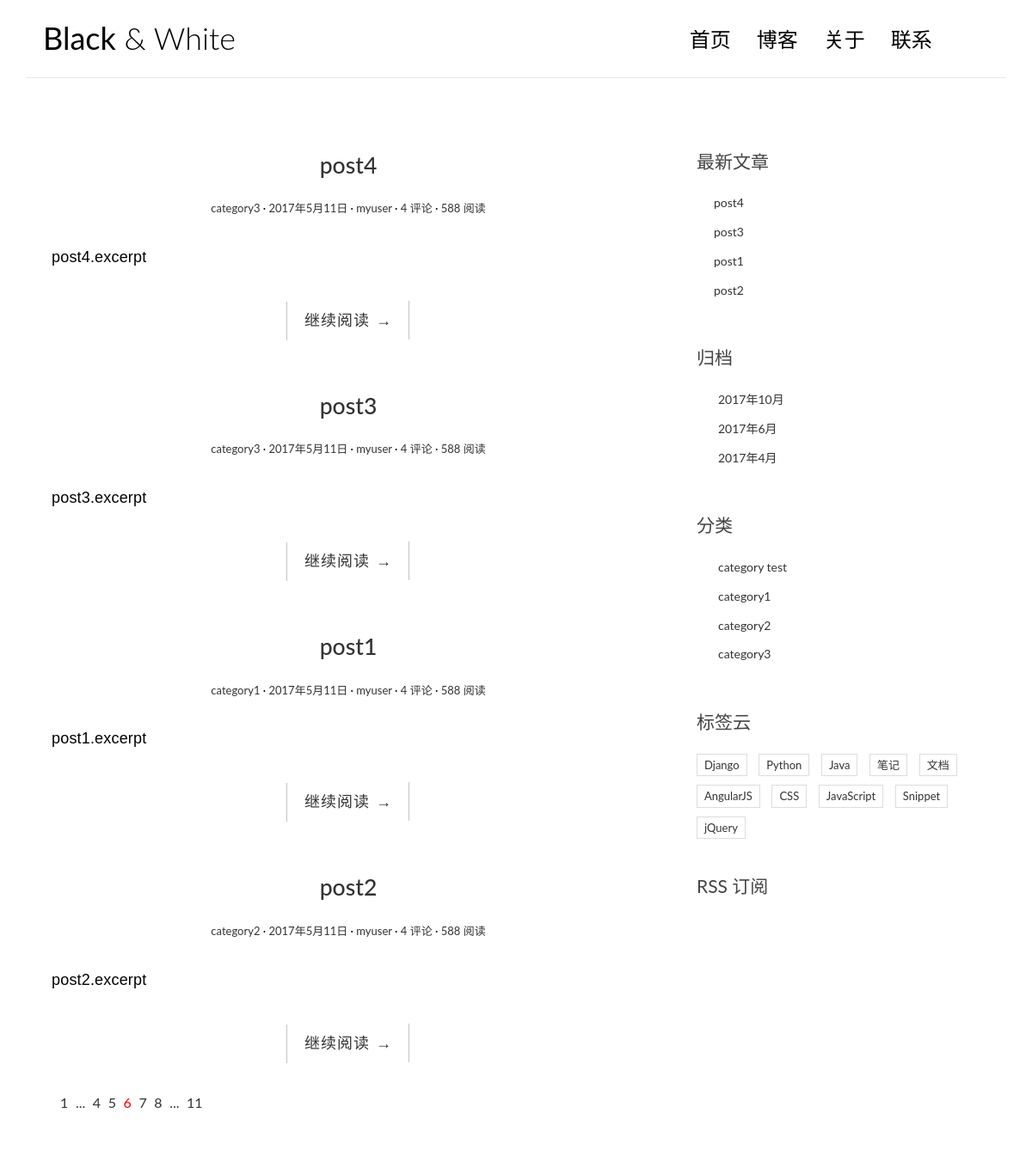
The page / on the database its author committed.
### blog/models.py (models this page shows, shortened)
class Post(models.Model):
    title = models.CharField(max_length=70)
    body = models.TextField()
    created_time = models.DateTimeField()
    modified_time = models.DateTimeField()
    excerpt = models.CharField(max_length=200, blank=True)
    category = models.ForeignKey(Category)
    tags = models.ManyToManyField(Tag, blank=True)
    author = models.ForeignKey(User)
    def get_absolute_url(self):
        return reverse('blog:detail', kwargs={'pk': self.pk})

class Category(models.Model):
    name = models.CharField(max_length=100)

### blog/views.py (the view)
# urls.py: url(r'^$', views.index, name='index'),
def index(request):
    post_list = Post.objects.all().order_by('-created_time')
    return render(request, 'blog/index.html', context={'post_list': post_list})

### blog/templatetags/blog_tags.py (called while the page is built)
@register.simple_tag
def get_recent_posts(num=5):
    return Post.objects.all().order_by('-created_time')[:num]

@register.simple_tag
def archives():
    return Post.objects.dates('created_time', 'month', order='DESC')

@register.simple_tag
def get_categories():
    return Category.objects.all()

### templates/blog/index.html
{% extends 'base.html' %}
{% block main %}
    {% for post in post_list %}
        <article class="post post-1">
            <header class="entry-header">
                <h1 class="entry-title">
                    <a href="{{ post.get_absolute_url }}">{{ post.title }}</a>
                </h1>
                <div class="entry-meta">
                    <span class="post-category"><a href="#">{{ post.category.name }}</a></span>
                    <span class="post-date"><a href="#"><time class="entry-date"
                                                              datetime="{{ post.created_time }}">2017年5月11日</time></a></span>
                    <span class="post-author"><a href="#">{{ post.author }}</a></span>
                    <span class="comments-link"><a href="#">4 评论</a></span>
                    <span class="views-count"><a href="#">588 阅读</a></span>
                </div>
            </header>
            <div class="entry-content clearfix">
                <p>{{ post.excerpt }}</p>
                <div class="read-more cl-effect-14">
                    <a href="{{ post.get_absolute_url }}" class="more-link">继续阅读 <span class="meta-nav">→</span></a>
                </div>
            </div>
        </article>
    {% empty %}
        <div class="no-post">无文章</div>
    {% endfor %}
    <div class="pagination">
        <ul>
            <li><a href="">1</a></li>
            <li><a href="">...</a></li>
            <li><a href="">4</a></li>
            <li><a href="">5</a></li>
            <li class="current"><a href="">6</a></li>
            <li><a href="">7</a></li>
            <li><a href="">8</a></li>
            <li><a href="">...</a></li>
            <li><a href="">11</a></li>
        </ul>
    </div>
{% endblock main %}

### templates/base.html (shortened to what this page needs)
{% load staticfiles %}
{% load blog_tags %}
<!DOCTYPE html>
<html>
<head>
    <link rel="stylesheet" href="{% static 'blog/css/bootstrap.min.css' %}">
    <link rel="stylesheet" href="http://code.ionicframework.com/ionicons/2.0.1/css/ionicons.min.css">
    <link rel="stylesheet" href="{% static 'blog/css/pace.css' %}">
    <link rel="stylesheet" href="{% static 'blog/css/custom.css' %}">
    <link rel="stylesheet" href="{% static 'blog/css/highlights/github.css' %}">
</head>
<body>
<div class="container">
    <header id="site-header">
        <div class="row">
            <div class="col-md-4 col-sm-5 col-xs-8">
                <div class="logo">
                    <h1><a href="index.html"><b>Black</b> &amp; White</a></h1>
                </div>
            </div>
            <div class="col-md-8 col-sm-7 col-xs-4">
                <nav class="main-nav" role="navigation">
                    <div class="collapse navbar-collapse" id="bs-example-navbar-collapse-1">
                        <ul class="nav navbar-nav navbar-right">
                            <li class="cl-effect-11"><a href="index.html" data-hover="首页">首页</a></li>
                            <li class="cl-effect-11"><a href="full-width.html" data-hover="博客">博客</a></li>
                            <li class="cl-effect-11"><a href="about.html" data-hover="关于">关于</a></li>
                            <li class="cl-effect-11"><a href="contact.html" data-hover="联系">联系</a></li>
                        </ul>
                    </div>
                </nav>
            </div>
        </div>
    </header>
</div>
<div class="content-body">
    <div class="container">
        <div class="row">
            <main class="col-md-8">
                {% block main %}
                {% endblock main %}
            </main>
            <aside class="col-md-4">
                <div class="widget widget-recent-posts">
                    <h3 class="widget-title">最新文章</h3>
                    {% get_recent_posts as recent_post_list %}
                    <ul>
                        {% for post in recent_post_list %}
                            <li>
                                <a href="{{ post.get_absolute_url }}">{{ post.title }}</a>
                            </li>
                        {% empty %}
                            暂无文章
                        {% endfor %}
                    </ul>
                </div>
                <div class="widget widget-archives">
                    <h3 class="widget-title">归档</h3>
                    {% archives as date_list %}
                    <ul>
                        {% for date in date_list %}
                            <li>
                                <a href="{% url 'blog:archives' date.year date.month %}">{{ date.year }}年{{ date.month }}月</a>
                            </li>
                        {% empty %}
                            暂无归档
                        {% endfor %}
                    </ul>
                </div>
                <div class="widget widget-category">
                    <h3 class="widget-title">分类</h3>
                {% get_categories as category_list %}
                    <ul>
                        {% for category in category_list %}
                            <li>
                                <a href="{% url 'blog:category' category.pk %}">{{ category.name }}</a>
                            </li>
                        {% endfor %}
                    </ul>
                </div>
                <div class="widget widget-tag-cloud">
                    <h3 class="widget-title">标签云</h3>
                    <ul>
                        <li>
                            <a href="#">Django</a>
                        </li>
                        <li>
                            <a href="#">Python</a>
                        </li>
                        <li>
                            <a href="#">Java</a>
                        </li>
                        <li>
                            <a href="#">笔记</a>
                        </li>
                        <li>
                            <a href="#">文档</a>
                        </li>
                        <li>
                            <a href="#">AngularJS</a>
                        </li>
                        <li>
                            <a href="#">CSS</a>
                        </li>
                        <li>
                            <a href="#">JavaScript</a>
                        </li>
                        <li>
                            <a href="#">Snippet</a>
                        </li>
                        <li>
                            <a href="#">jQuery</a>
                        </li>
                    </ul>
                </div>
                <div class="rss">
                    <a href=""> RSS 订阅</a>
                </div>
            </aside>
        </div>
    </div>
</div>
</body>
</html>

### blog/static/blog/css/custom.css (style rules this page uses)
* { outline: none; }
h1, h2, h3, h4, h5, h6 { margin-top: 0; }
b { font-weight: 400; }
a { color: #333; }
body { color: #444; font-family: 'Lato', sans-serif; }
p { font-family: 'Ubuntu', sans-serif; font-weight: 400; word-spacing: 1px; letter-spacing: 0.01em; }
#site-header { background-color: #FFF; padding: 25px 20px; margin-bottom: 40px; border-bottom: 1px solid #e7e7e7; }
.logo h1 a { color: #000; }
.logo h1 { margin: 0; font-family: 'Lato', sans-serif; font-weight: 300; }
.main-nav { margin-top: 11px; max-width: 95%; }
.main-nav a { color: #000000 !important; padding: 0 0 5px 0 !important; margin-right: 30px; font-family: 'Lato', sans-serif; font-weight: 300; font-size: 24px; }
.cl-effect-11 a { padding: 10px 0; color: #0972b4; text-shadow: none; }
.cl-effect-11 a::before { position: absolute; top: 0; left: 0; overflow: hidden; padding: 0 0 5px 0 !important; max-width: 0; border-bottom: 1px solid #000; color: #000; content: attr(data-hover); white-space: nowrap; -webkit-transition: max-width 0.5s; -moz-transition: max-width 0.5s; transition: max-width 0.5s; }
.content-body { padding-bottom: 4em; }
.post { background: #fff; padding: 30px 30px 0; }
.entry-title { text-align: center; font-size: 1.9em; margin-bottom: 20px; line-height: 1.6; padding: 10px 20px 0; }
.entry-meta { text-align: center; color: #DDDDDD; font-size: 13px; margin-bottom: 30px; }
.entry-content { font-size: 18px; line-height: 1.9; font-weight: 300; color: #000; }
.post-category::after, .post-date::after, .post-author::after, .comments-link::after { content: ' ·'; color: #000; }
.read-more { font-family: 'Ubuntu', sans-serif; font-weight: 400; word-spacing: 1px; letter-spacing: 0.01em; text-align: center; margin-top: 20px; }
.cl-effect-14 a { padding: 0 20px; height: 45px; line-height: 45px; position: relative; display: inline-block; margin: 15px 25px; letter-spacing: 1px; font-weight: 400; text-shadow: 0 0 1px rgba(255, 255, 255, 0.3); }
.cl-effect-14 a::before, .cl-effect-14 a::after { position: absolute; width: 45px; height: 1px; background: #C3C3C3; content: ''; -webkit-transition: all 0.3s; -moz-transition: all 0.3s; transition: all 0.3s; pointer-events: none; }
.cl-effect-14 a::before { top: 0; left: 0; -webkit-transform: rotate(90deg); -moz-transform: rotate(90deg); transform: rotate(90deg); -webkit-transform-origin: 0 0; -moz-transform-origin: 0 0; transform-origin: 0 0; }
.cl-effect-14 a::after { right: 0; bottom: 0; -webkit-transform: rotate(90deg); -moz-transform: rotate(90deg); transform: rotate(90deg); -webkit-transform-origin: 100% 0; -moz-transform-origin: 100% 0; transform-origin: 100% 0; }
.widget { background: #fff; padding: 30px 0 0; }
.widget-title { font-size: 1.5em; margin-bottom: 20px; line-height: 1.6; padding: 10px 0 0; font-weight: 400; }
.widget-recent-posts ul { padding: 0; margin: 0; padding-left: 20px; }
.widget-recent-posts ul li { list-style-type: none; position: relative; line-height: 170%; margin-bottom: 10px; }
.widget-recent-posts ul li::before { content: '\f3d3'; font-family: "Ionicons"; position: absolute; left: -17px; top: 3px; font-size: 16px; color: #000; }
.widget-archives ul { padding: 0; margin: 0; padding-left: 25px; }
.widget-archives ul li { list-style-type: none; position: relative; line-height: 170%; margin-bottom: 10px; }
.widget-archives ul li::before { content: '\f3f3'; font-family: "Ionicons"; position: absolute; left: -25px; top: 1px; font-size: 16px; color: #000; }
.widget-category ul { padding: 0; margin: 0; padding-left: 25px; }
.widget-category ul li { list-style-type: none; position: relative; line-height: 170%; margin-bottom: 10px; }
.widget-category ul li::before { content: '\f3fe'; font-family: "Ionicons"; position: absolute; left: -25px; top: 1px; font-size: 18px; color: #000; }
.widget-tag-cloud ul { padding: 0; margin: 0; margin-right: -10px; }
.widget-tag-cloud ul li { list-style-type: none; font-size: 13px; display: inline-block; margin-right: 10px; margin-bottom: 10px; padding: 3px 8px; border: 1px solid #ddd; }
.rss { font-size: 21px; margin-top: 30px; }
.rss a { color: #444; }
.pagination ul { list-style: none; }
.pagination ul li { display: inline-block; font-size: 16px; margin-right: 5px; }
.current a { color: red; }

### rows shown on the page
Post: title "post4", category.name "category3", author "myuser", excerpt "post4.excerpt"
Post: title "post3", category.name "category3", author "myuser", excerpt "post3.excerpt"
Post: title "post1", category.name "category1", author "myuser", excerpt "post1.excerpt"
Post: title "post2", category.name "category2", author "myuser", excerpt "post2.excerpt"
Category: name "category test"
Category: name "category1"
Category: name "category2"
Category: name "category3"

### other values the page prints
{{ date.year }} "2017" "2017" "2017"
{{ date.month }} "10" "6" "4"
